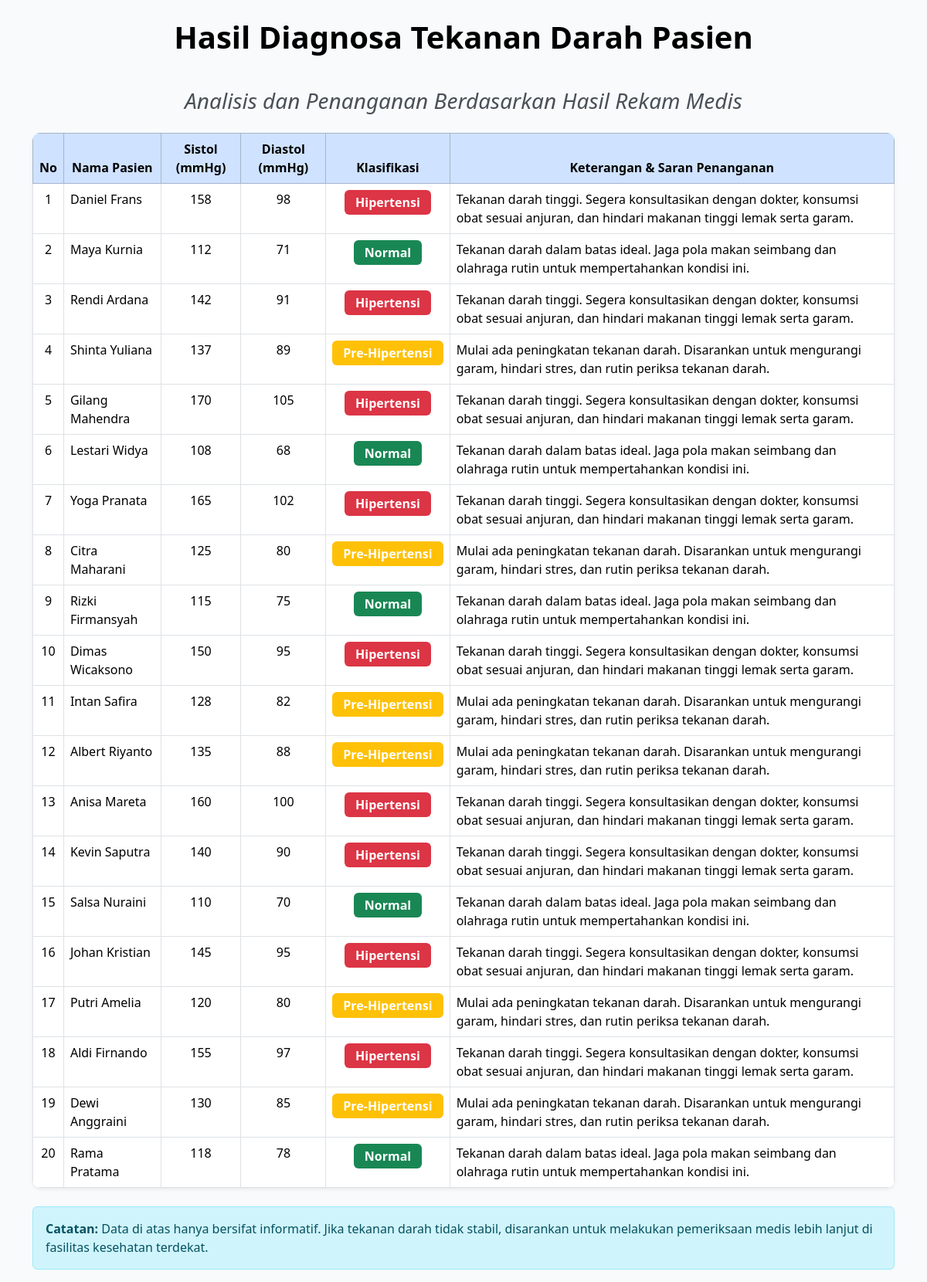
/diagnosa.php (signed in), run on the app's committed database.
### tables this page shows
CREATE TABLE IF NOT EXISTS `212341_rekam_medis` (
  `212341_rekam_id` int NOT NULL,
  `212341_pasien_id` int NOT NULL,
  `212341_tekanan_sistol` int NOT NULL,
  `212341_tekanan_diastol` int NOT NULL,
  `212341_tanggal_input` date NOT NULL
);

CREATE TABLE IF NOT EXISTS `212341_pasien` (
  `212341_pasien_id` int NOT NULL,
  `212341_nama` varchar(100) NOT NULL,
  `212341_umur` int NOT NULL,
  `212341_alamat` varchar(255) DEFAULT NULL,
  `212341_jk` enum('Laki-laki','Perempuan') NOT NULL,
  `212341_berat_badan` decimal(5,2) DEFAULT NULL,
  `212341_riwayat_tekanan` text,
  `212341_pola_makan` text,
  `212341_riwayat_keluarga` enum('Ya','Tidak') DEFAULT 'Tidak',
  `212341_keluhan` text,
  `212341_created_at` timestamp NULL DEFAULT CURRENT_TIMESTAMP
);

### diagnosa.php (the view, shortened to what this page needs)
<?php
include "config.php";
$rekam = $conn->query("
    SELECT r.*, p.212341_nama
    FROM 212341_rekam_medis r
    JOIN 212341_pasien p ON r.212341_pasien_id = p.212341_pasien_id
    ORDER BY r.212341_rekam_id DESC
");
function klasifikasi($sistol, $diastol)
{
    if ($sistol < 120 && $diastol < 80) {
        return [
            "kategori" => "Normal",
            "deskripsi" => "Tekanan darah dalam batas ideal. Jaga pola makan seimbang dan olahraga rutin untuk mempertahankan kondisi ini."
        ];
    } elseif (($sistol >= 120 && $sistol <= 139) || ($diastol >= 80 && $diastol <= 89)) {
        return [
            "kategori" => "Pre-Hipertensi",
            "deskripsi" => "Mulai ada peningkatan tekanan darah. Disarankan untuk mengurangi garam, hindari stres, dan rutin periksa tekanan darah."
        ];
    } else {
        return [
            "kategori" => "Hipertensi",
            "deskripsi" => "Tekanan darah tinggi. Segera konsultasikan dengan dokter, konsumsi obat sesuai anjuran, dan hindari makanan tinggi lemak serta garam."
        ];
    }
}
?>
<!DOCTYPE html>
<html lang="id">
<head>
    <link href="assets/css/bootstrap.min.css" rel="stylesheet">
</head>
<body class="container mt-4">
    <h1>Hasil Diagnosa Tekanan Darah Pasien</h1>
    <br>
    <h3 class="mb-4"><i>Analisis dan Penanganan Berdasarkan Hasil Rekam Medis</i></h3>
   <table class="table table-bordered shadow-sm">
    <thead class="table-primary text-center">
        <tr>
            <th>No</th>
            <th>Nama Pasien</th>
            <th>Sistol (mmHg)</th>
            <th>Diastol (mmHg)</th>
            <th>Klasifikasi</th>
            <th>Keterangan & Saran Penanganan</th>
        </tr>
    </thead>
    <tbody>
        <?php
        $no = 1;
        while ($row = $rekam->fetch_assoc()) {
            $hasil = klasifikasi($row["212341_tekanan_sistol"], $row["212341_tekanan_diastol"]);
            $kategori = $hasil["kategori"];
            $deskripsi = $hasil["deskripsi"];
            $warna = $kategori == "Normal" ? "success" : ($kategori == "Pre-Hipertensi" ? "warning" : "danger");
        ?>
        <tr>
            <td class="text-center"><?= $no++; ?></td>
            <td><?= htmlspecialchars($row["212341_nama"]) ?></td>
            <td class="text-center"><?= htmlspecialchars($row["212341_tekanan_sistol"]) ?></td>
            <td class="text-center"><?= htmlspecialchars($row["212341_tekanan_diastol"]) ?></td>
            <td class="text-center">
                <span class="badge bg-<?= $warna ?>"><?= $kategori ?></span>
            </td>
            <td><?= $deskripsi ?></td>
        </tr>
        <?php } ?>
    </tbody>
</table>
    <div class="alert alert-info mt-4">
        <strong>Catatan:</strong> Data di atas hanya bersifat informatif. Jika tekanan darah tidak stabil, disarankan untuk melakukan pemeriksaan medis lebih lanjut di fasilitas kesehatan terdekat.
    </div>
</body>
</html>

### diagnosa.php (style rules this page uses)
body { background-color: #f8fafc; }
h1 { text-align: center; margin-top: 20px; color: #000000ff; font-weight: 700; }
h3 { text-align: center; margin-top: 10px; color: #495057; }
table { background-color: white; border-radius: 10px; overflow: hidden; }
.badge { font-size: 1rem; padding: 8px 14px; }

### data on the page
212341_rekam_medis: 212341_pasien.212341_nama "Daniel Frans", 212341_tekanan_sistol "158", 212341_tekanan_diastol "98", kategori "Hipertensi", deskripsi "Tekanan darah tinggi. Segera konsultasikan dengan dokter, konsumsi obat sesuai anjuran, dan hindari makanan tinggi lemak serta garam."
212341_rekam_medis: 212341_pasien.212341_nama "Maya Kurnia", 212341_tekanan_sistol "112", 212341_tekanan_diastol "71", kategori "Normal", deskripsi "Tekanan darah dalam batas ideal. Jaga pola makan seimbang dan olahraga rutin untuk mempertahankan kondisi ini."
212341_rekam_medis: 212341_pasien.212341_nama "Rendi Ardana", 212341_tekanan_sistol "142", 212341_tekanan_diastol "91", kategori "Hipertensi", deskripsi "Tekanan darah tinggi. Segera konsultasikan dengan dokter, konsumsi obat sesuai anjuran, dan hindari makanan tinggi lemak serta garam."
212341_rekam_medis: 212341_pasien.212341_nama "Shinta Yuliana", 212341_tekanan_sistol "137", 212341_tekanan_diastol "89", kategori "Pre-Hipertensi", deskripsi "Mulai ada peningkatan tekanan darah. Disarankan untuk mengurangi garam, hindari stres, dan rutin periksa tekanan darah."
212341_rekam_medis: 212341_pasien.212341_nama "Gilang Mahendra", 212341_tekanan_sistol "170", 212341_tekanan_diastol "105", kategori "Hipertensi", deskripsi "Tekanan darah tinggi. Segera konsultasikan dengan dokter, konsumsi obat sesuai anjuran, dan hindari makanan tinggi lemak serta garam."
212341_rekam_medis: 212341_pasien.212341_nama "Lestari Widya", 212341_tekanan_sistol "108", 212341_tekanan_diastol "68", kategori "Normal", deskripsi "Tekanan darah dalam batas ideal. Jaga pola makan seimbang dan olahraga rutin untuk mempertahankan kondisi ini."
212341_rekam_medis: 212341_pasien.212341_nama "Yoga Pranata", 212341_tekanan_sistol "165", 212341_tekanan_diastol "102", kategori "Hipertensi", deskripsi "Tekanan darah tinggi. Segera konsultasikan dengan dokter, konsumsi obat sesuai anjuran, dan hindari makanan tinggi lemak serta garam."
212341_rekam_medis: 212341_pasien.212341_nama "Citra Maharani", 212341_tekanan_sistol "125", 212341_tekanan_diastol "80", kategori "Pre-Hipertensi", deskripsi "Mulai ada peningkatan tekanan darah. Disarankan untuk mengurangi garam, hindari stres, dan rutin periksa tekanan darah."
212341_rekam_medis: 212341_pasien.212341_nama "Rizki Firmansyah", 212341_tekanan_sistol "115", 212341_tekanan_diastol "75", kategori "Normal", deskripsi "Tekanan darah dalam batas ideal. Jaga pola makan seimbang dan olahraga rutin untuk mempertahankan kondisi ini."
212341_rekam_medis: 212341_pasien.212341_nama "Dimas Wicaksono", 212341_tekanan_sistol "150", 212341_tekanan_diastol "95", kategori "Hipertensi", deskripsi "Tekanan darah tinggi. Segera konsultasikan dengan dokter, konsumsi obat sesuai anjuran, dan hindari makanan tinggi lemak serta garam."
212341_rekam_medis: 212341_pasien.212341_nama "Intan Safira", 212341_tekanan_sistol "128", 212341_tekanan_diastol "82", kategori "Pre-Hipertensi", deskripsi "Mulai ada peningkatan tekanan darah. Disarankan untuk mengurangi garam, hindari stres, dan rutin periksa tekanan darah."
212341_rekam_medis: 212341_pasien.212341_nama "Albert Riyanto", 212341_tekanan_sistol "135", 212341_tekanan_diastol "88", kategori "Pre-Hipertensi", deskripsi "Mulai ada peningkatan tekanan darah. Disarankan untuk mengurangi garam, hindari stres, dan rutin periksa tekanan darah."
212341_rekam_medis: 212341_pasien.212341_nama "Anisa Mareta", 212341_tekanan_sistol "160", 212341_tekanan_diastol "100", kategori "Hipertensi", deskripsi "Tekanan darah tinggi. Segera konsultasikan dengan dokter, konsumsi obat sesuai anjuran, dan hindari makanan tinggi lemak serta garam."
212341_rekam_medis: 212341_pasien.212341_nama "Kevin Saputra", 212341_tekanan_sistol "140", 212341_tekanan_diastol "90", kategori "Hipertensi", deskripsi "Tekanan darah tinggi. Segera konsultasikan dengan dokter, konsumsi obat sesuai anjuran, dan hindari makanan tinggi lemak serta garam."
212341_rekam_medis: 212341_pasien.212341_nama "Salsa Nuraini", 212341_tekanan_sistol "110", 212341_tekanan_diastol "70", kategori "Normal", deskripsi "Tekanan darah dalam batas ideal. Jaga pola makan seimbang dan olahraga rutin untuk mempertahankan kondisi ini."
212341_rekam_medis: 212341_pasien.212341_nama "Johan Kristian", 212341_tekanan_sistol "145", 212341_tekanan_diastol "95", kategori "Hipertensi", deskripsi "Tekanan darah tinggi. Segera konsultasikan dengan dokter, konsumsi obat sesuai anjuran, dan hindari makanan tinggi lemak serta garam."
212341_rekam_medis: 212341_pasien.212341_nama "Putri Amelia", 212341_tekanan_sistol "120", 212341_tekanan_diastol "80", kategori "Pre-Hipertensi", deskripsi "Mulai ada peningkatan tekanan darah. Disarankan untuk mengurangi garam, hindari stres, dan rutin periksa tekanan darah."
212341_rekam_medis: 212341_pasien.212341_nama "Aldi Firnando", 212341_tekanan_sistol "155", 212341_tekanan_diastol "97", kategori "Hipertensi", deskripsi "Tekanan darah tinggi. Segera konsultasikan dengan dokter, konsumsi obat sesuai anjuran, dan hindari makanan tinggi lemak serta garam."
212341_rekam_medis: 212341_pasien.212341_nama "Dewi Anggraini", 212341_tekanan_sistol "130", 212341_tekanan_diastol "85", kategori "Pre-Hipertensi", deskripsi "Mulai ada peningkatan tekanan darah. Disarankan untuk mengurangi garam, hindari stres, dan rutin periksa tekanan darah."
212341_rekam_medis: 212341_pasien.212341_nama "Rama Pratama", 212341_tekanan_sistol "118", 212341_tekanan_diastol "78", kategori "Normal", deskripsi "Tekanan darah dalam batas ideal. Jaga pola makan seimbang dan olahraga rutin untuk mempertahankan kondisi ini."
